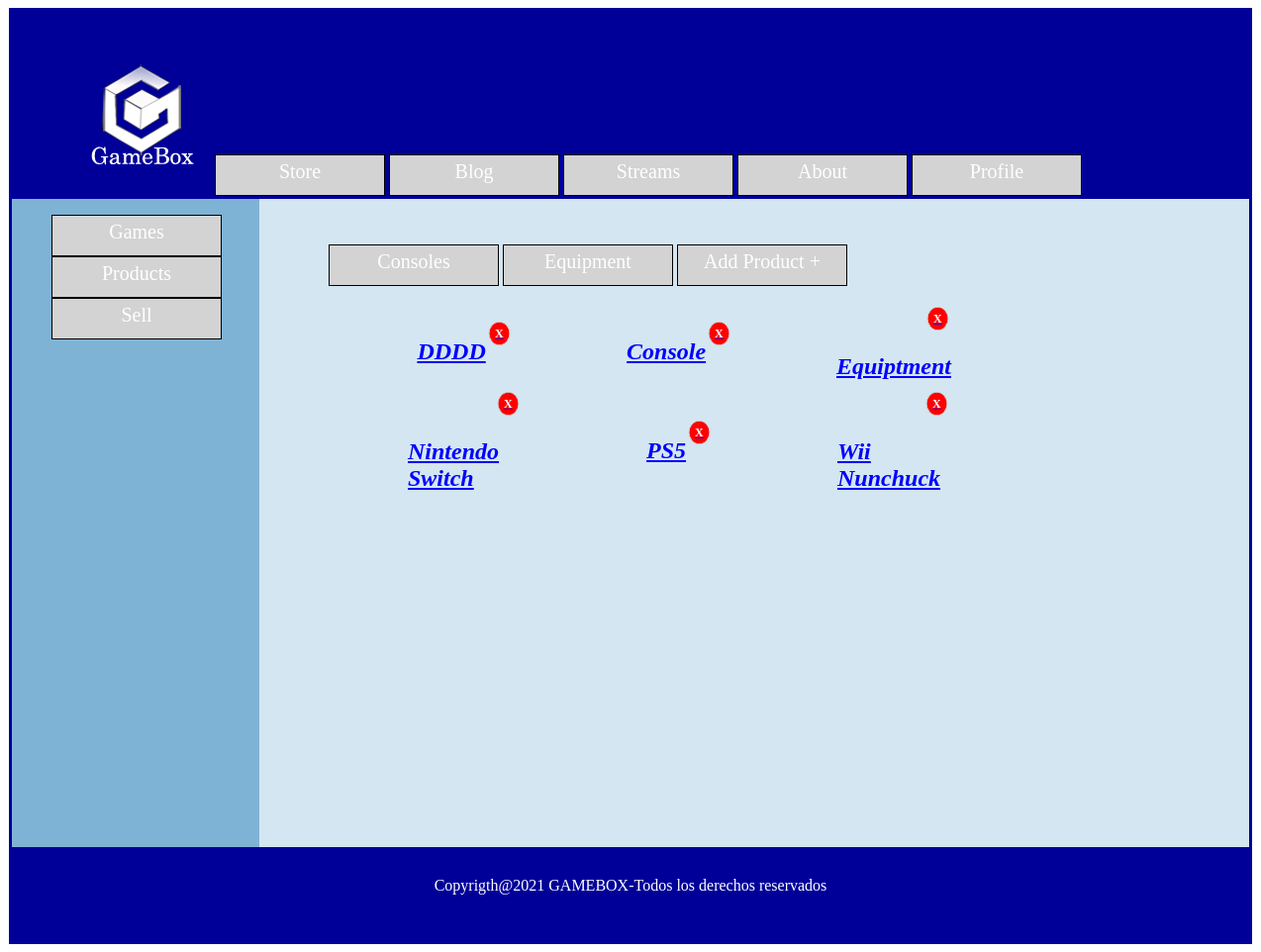
Screenshot of /store/product/cover.php (signed in) with the database file from the repository.
### tables this page shows
CREATE TABLE `product`  (
  `id` int NOT NULL AUTO_INCREMENT,
  `name` varchar(30) NOT NULL,
  `price` decimal(6, 2) NOT NULL,
  `_user` varchar(50) NOT NULL,
  `type` varchar(10) NOT NULL,
  `description` varchar(240) NOT NULL,
  `link` varchar(450) NULL DEFAULT NULL,
  `active` tinyint(1) NULL DEFAULT NULL,
  PRIMARY KEY (`id`) USING BTREE
);

### includes/Database.php (called while the page is built, shortened)
<?php
class Database {
    private static $data = null;
    private static $conn = null;
    public static function init($data) {
        if (Database::$data == null) {
            Database::$data = $data;
        }
    }
    public static function connection() {
        if (Database::$data != null && Database::$conn == null) {
            Database::$conn = new \mysqli(Database::$data["hostname"], Database::$data["username"], Database::$data["password"], Database::$data["database"]);
        }
        return Database::$conn;
    }
}
?>

### includes/DAOs/DAOProduct.php (called while the page is built, shortened)
<?php
require_once("DAO.php");
require_once(PROJECT_ROOT . "/includes/DTOs/DTOProduct.php");
class DAOProduct extends DAO {
    public function getAllProducts() {
        $q = <<<EOS
            SELECT *
            FROM product
            WHERE active = 1
EOS;
        $r = $this->query($q);
        $products = array();
        while ($n = $r->fetch_assoc()) {
            $products[] = $this->createProduct($n);
        }
        return $products;
    }
    private function createProduct($n) {
        return new DTOProduct($n["name"], $n["price"], $n["_user"], $n["type"], $n["description"], $n["link"], $n["id"], '1');
    }
}

### includes/DAOs/DAO.php (called while the page is built, shortened)
<?php
abstract class DAO {
    protected $mysqli;
    protected function __construct() {
        $this->mysqli = Database::connection();
    }
    protected function query($query) {
        $result = $this->mysqli->query($query)
            or die($this->mysqli->error . " in the line " . (__LINE__ - 1));
        return $result;
    }
}

### includes/DTOs/DTOProduct.php (called while the page is built, shortened)
<?php
class DTOProduct {
    private $id;
    private $name;
    public function __construct($name, $price, $user, $type, $description, $link, $id = null) {
        $this->id = $id;
        $this->name = $name;
    }
    public function getId() {
        return $this->id;
    }
    public function getName() {
        return $this->name;
    }
}

### store/product/cover.php (the view, shortened to what this page needs)
<?php
require_once(PROJECT_ROOT . "/includes/DAOs/DAOProduct.php");
$storeContent = "<section id=\"entries\">";
$daoProduct = new DAOProduct();
$products = null;
if (isset($filter)) {
    switch ($filter) {
        case "consoles":
            $products = $daoProduct->getByConsole();
            break;
        case "equipment":
            $products = $daoProduct->getByEquipment();
            break;
    }
} else {
    $products = $daoProduct->getAllProducts();
}
if (!empty($products)) {
    foreach ($products as $product) {
        $delete="";
        if(isset($_SESSION["rol"])){
            if( $_SESSION["rol"] =='admin'){
                $delete='<a class="btnInactivate" href="javascript:void(0);"
                    onclick="javascript:confirmAction('."'inactivateProduct.php?id=".$product->getId()."'".')" title="Inactivate this Product?">
                    <i>X </i>
                    </a>';
            }
        $storeContent .= <<<EOS
            <figure class="item">
                <figcaption>
                    {$delete}
                    <a class="infoItem" href="productView.php?id={$product->getId()}">
                        <i>
                            <h2>{$product->getName()}</h2>
                        </i>
                    </a>
                </figcaption>
            </figure>
EOS;
        }
    }
}
$storeContent .= "</section>";
require_once(PROJECT_ROOT . "/includes/templates/productsStoreTemplate.php");
?>

### style.css (style rules this page uses)
#store #entries { display: grid; grid-template-columns: 195px 239px 194px; grid-template-rows: 100px 100px; place-items: center; }
#entries { margin-top: auto; margin-left: 80px; width: fit-content; }
#entries a, #entries a:link, #entries a:visited, #entries a:hover, #entries a:active { color: blue; }
.item figcaption { display: block; }
.item .infoItem { float: left; }
.btnInactivate { color: #FFF; float: right; border: 1px solid #CCC; padding: 5px 7px 5px 7px; background: red; border-radius: 50%; transform: scale(0.8); transform-origin: center }
.btnInactivate i { color: #FFF; text-decoration: none; font-style: normal; font-weight: bold; font-size: 15px; }

### rows the page displays
product: name "DDDD"
product: name "Console"
product: name "Equiptment"
product: name "Nintendo Switch"
product: name "PS5"
product: name "Wii Nunchuck"
